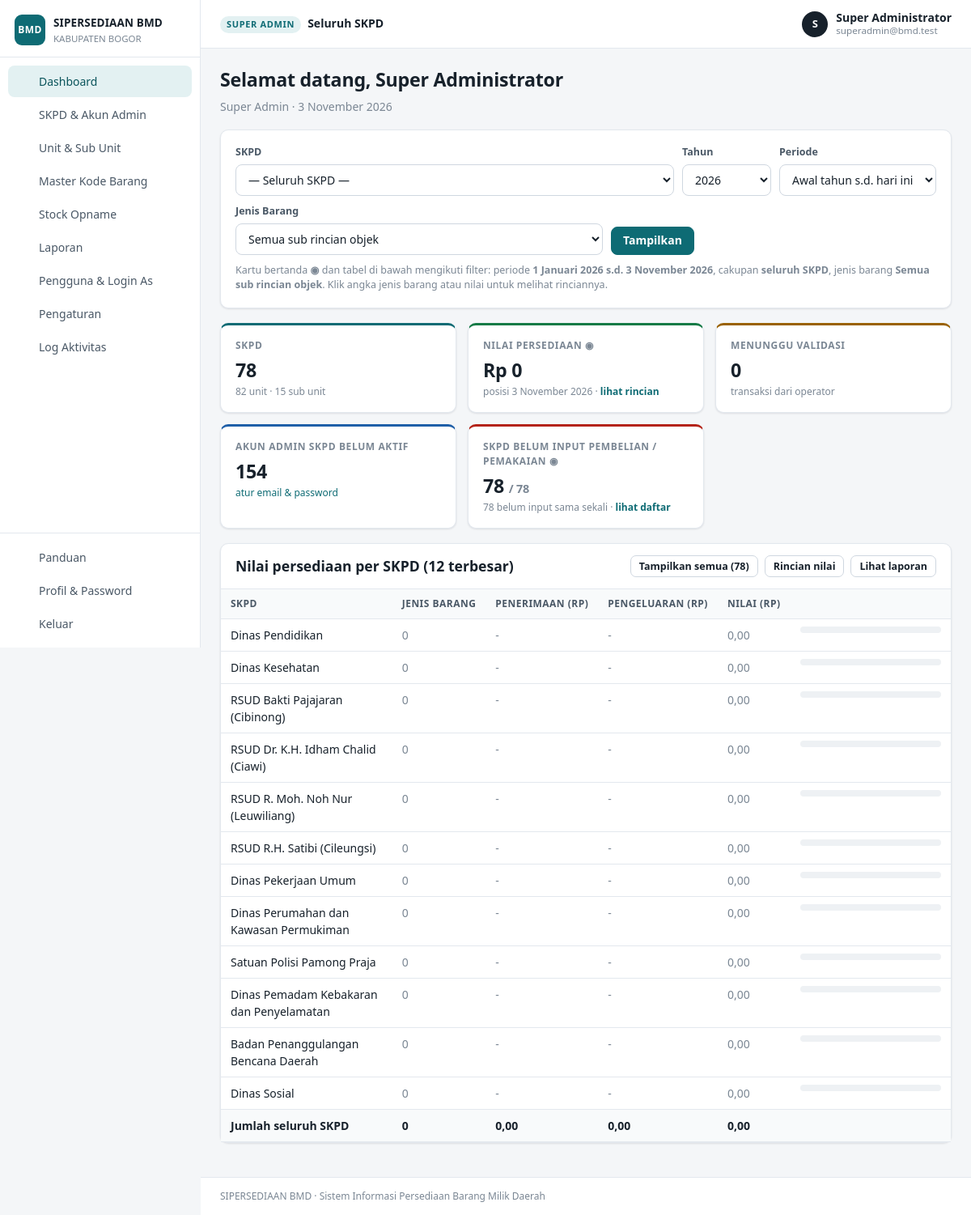
/index.php (signed in), run on the app's committed database.
### tables this page shows
CREATE TABLE users (
  id          INT UNSIGNED NOT NULL AUTO_INCREMENT PRIMARY KEY,
  nama        VARCHAR(150) NOT NULL,
  nip         VARCHAR(30)  NULL,
  email       VARCHAR(150) NULL,
  password    VARCHAR(255) NULL,
  role        ENUM('superadmin','admin_skpd','admin','operator') NOT NULL,
  skpd_id     INT UNSIGNED NULL,
  unit_id     INT UNSIGNED NULL,
  slot        TINYINT UNSIGNED NOT NULL DEFAULT 1,
  is_active   TINYINT(1) NOT NULL DEFAULT 0,
  last_login  DATETIME NULL,
  created_at  DATETIME NOT NULL DEFAULT CURRENT_TIMESTAMP,
  updated_at  DATETIME NULL ON UPDATE CURRENT_TIMESTAMP,
  UNIQUE KEY uk_email (email),
  KEY idx_skpd (skpd_id),
  KEY idx_unit (unit_id),
  CONSTRAINT fk_user_skpd FOREIGN KEY (skpd_id) REFERENCES skpd(id)       ON DELETE CASCADE,
  CONSTRAINT fk_user_unit FOREIGN KEY (unit_id) REFERENCES unit_kerja(id) ON DELETE CASCADE
);

### pages/dashboard.php (the view, shortened to what the rows shown need)
<?php
$u = user();
if (in_array($u['role'], ['superadmin', 'admin_skpd'], true)) {
    $f = dash_filter($u);
    $isSkpd = dash_is_skpd($f);
    $semuaBaris = (bool)input('semua');
    $scopeNama = $f['scope']['skpd'] ? $f['scope']['skpd']['nama'] : 'seluruh SKPD';
}
include BASE_PATH . '/views/header.php';
?>
<div class="page-head">
  <div>
    <h1>Selamat datang, <?= e($u['nama']) ?></h1>
    <p><?= e(role_label($u['role'], $u['unit_level'])) ?> · <?= tgl_indo(date('Y-m-d')) ?></p>
  </div>
</div>
<?php if (in_array($u['role'], ['superadmin', 'admin_skpd'], true)): ?>
  <div class="card">
    <div class="card-head">
      <h2><?php if ($isSkpd): ?>Nilai persediaan per SKPD<?= $semuaBaris ? '' : ' (12 terbesar)' ?><?php else: ?>Ringkasan per unit &amp; sub unit<?= $u['role'] === 'superadmin' ? ' — ' . e($scopeNama) : '' ?><?php endif; ?></h2>
    </div>
    <div class="card-body tight table-wrap">
      <table class="tbl">
        <thead><tr><th><?= $isSkpd ? 'SKPD' : 'Unit / Sub Unit' ?></th><th class="num">Jenis Barang</th><th class="num">Penerimaan (Rp)</th><th class="num">Pengeluaran (Rp)</th><th class="num">Nilai (Rp)</th>
          <?= $isSkpd ? '<th style="width:22%"></th>' : '<th class="num">Menunggu</th>' ?></tr></thead>
      </table>
    </div>
  </div>
<?php endif; ?>
<?php include BASE_PATH . '/views/footer.php'; ?>

### views/header.php (shortened to what the rows shown need)
<?php
$u = user();
$scopeLabel = $u['role'] === 'superadmin' ? 'Seluruh SKPD' : ($u['role'] === 'admin_skpd' ? $u['skpd_nama'] : $u['unit_nama']);
?><!doctype html>
<html lang="id">
<head>
<link rel="stylesheet" href="assets/app.css?v=4">
</head>
<body>
<div class="layout">
  <div class="main">
    <header class="topbar">
      <div class="scope">
        <span class="scope-label"><?= e(role_label($u['role'], $u['unit_level'])) ?></span>
        <span class="scope-name"><?= e($scopeLabel) ?></span>
      </div>
      <div class="who">
        <div class="avatar"><?= e(mb_strtoupper(mb_substr($u['nama'], 0, 1))) ?></div>
        <div class="who-text"><b><?= e($u['nama']) ?></b><small><?= e($u['email']) ?></small></div>
      </div>
    </header>
    <main class="content">

### data on the page
users: role "Seluruh SKPD", nama "S", nama "Super Administrator", email "superadmin@bmd.test"

### other printed values
APP_NAME "SIPERSEDIAAN BMD"
setting('nama_pemda', 'Pemerintah Daerah') "KABUPATEN BOGOR"
$m[1] "Dashboard"
$m[1] "SKPD & Akun Admin"
$m[1] "Unit & Sub Unit"
$m[1] "Master Kode Barang"
$m[1] "Stock Opname"
$m[1] "Laporan"
$m[1] "Pengguna & Login As"
$m[1] "Pengaturan"
$m[1] "Log Aktivitas"
role_label($u['role'], $u['unit_level']) "SUPER ADMIN"
role_label($u['role'], $u['unit_level']) "Super Admin"
tgl_indo($f['dari']) "1 Januari 2026"
tgl_indo($f['sampai']) "3 November 2026"
